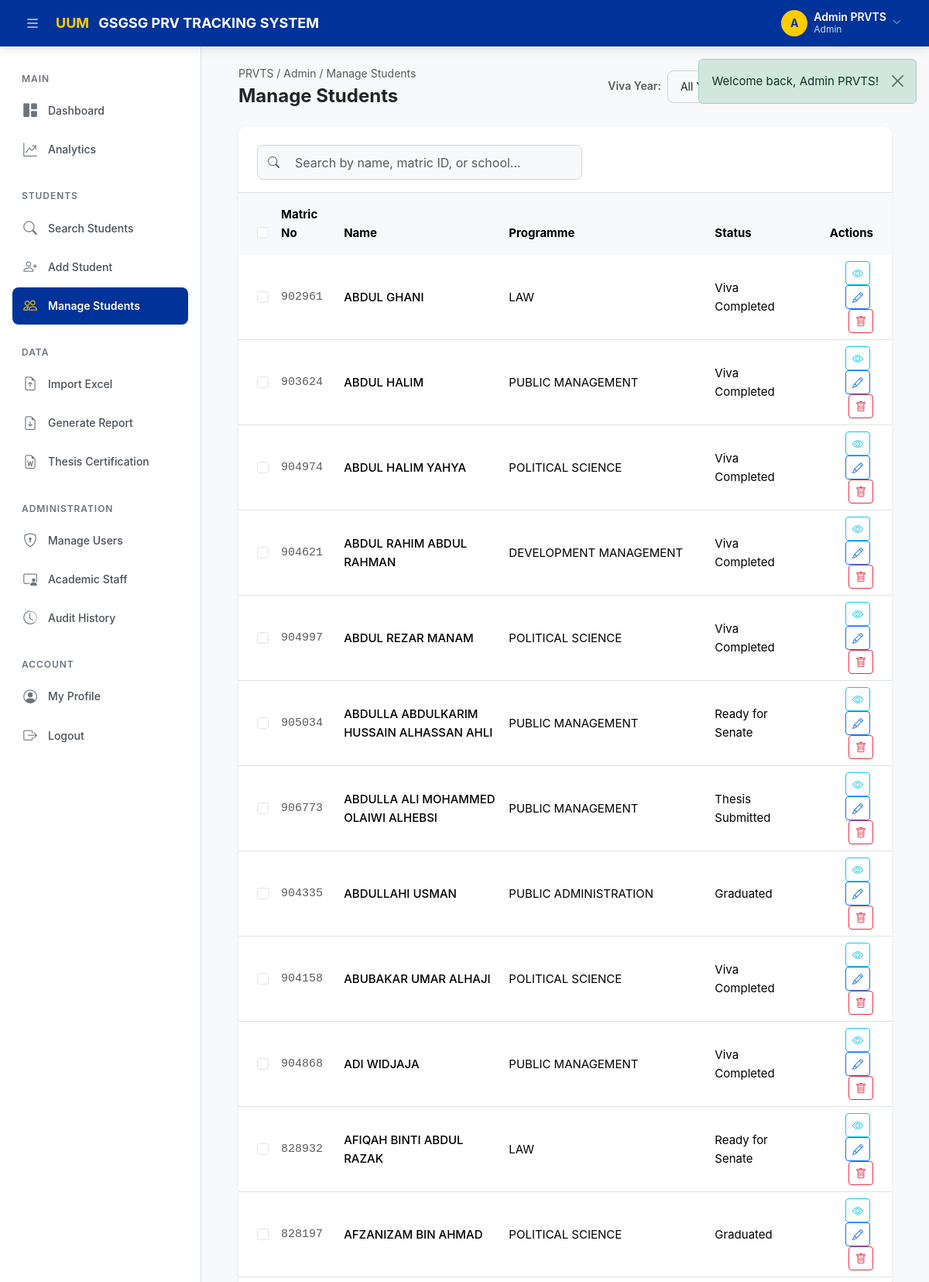
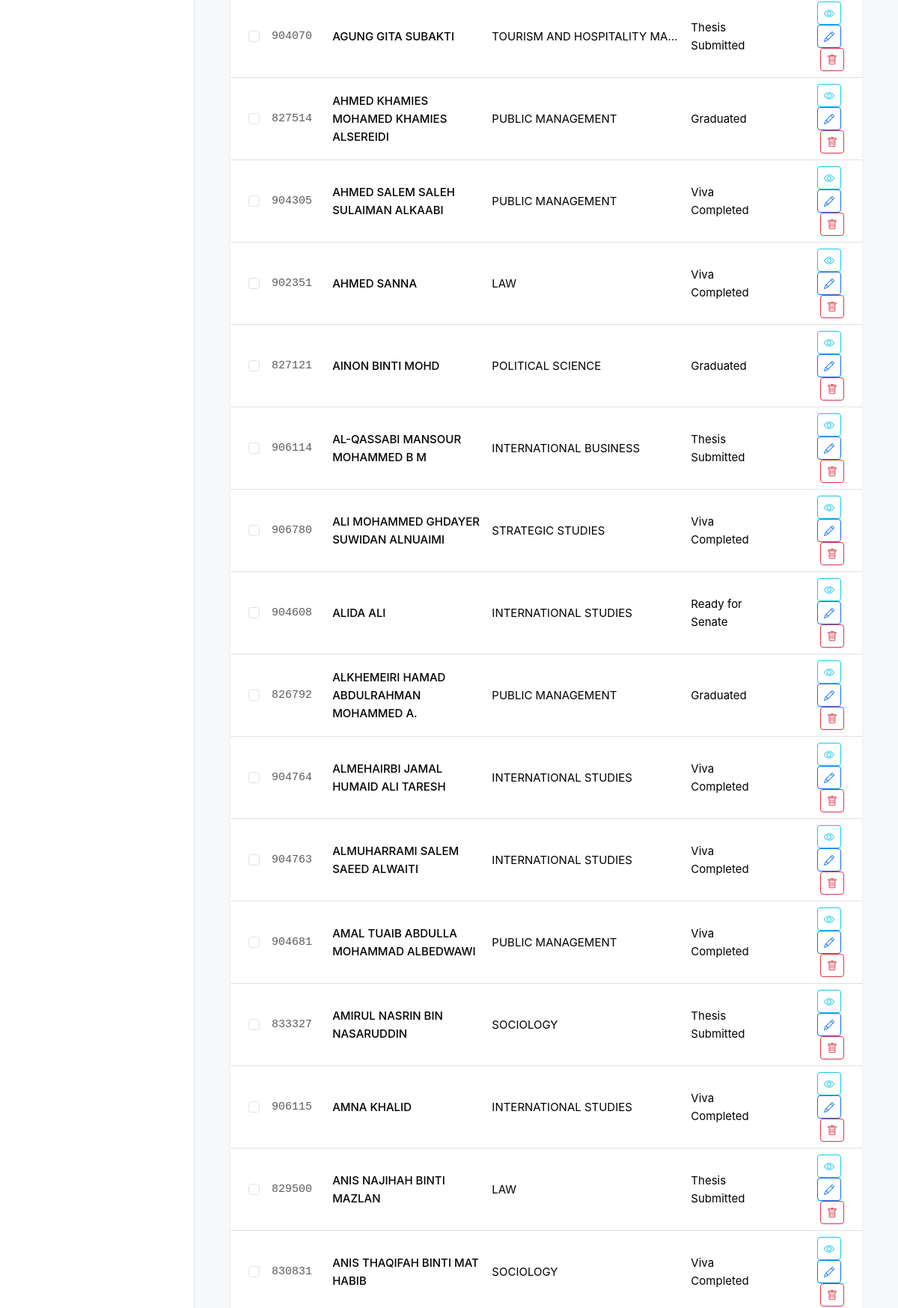
/students/manage (signed in, upper part), run on the app's committed database (2 pictures, top to bottom).
### tables this page shows
CREATE TABLE IF NOT EXISTS `students` (
    `student_id`      INT AUTO_INCREMENT PRIMARY KEY,
    `matric_no`       VARCHAR(30) NOT NULL UNIQUE,
    `name`            VARCHAR(200) NOT NULL,
    `programme`       VARCHAR(200) DEFAULT NULL,
    `school`          VARCHAR(200) DEFAULT NULL,
    `degree_level`    VARCHAR(100) NOT NULL DEFAULT 'Masters',
    `cohort`          VARCHAR(50) DEFAULT NULL,
    `its_receipt_date` DATE DEFAULT NULL,
    `thesis_title`    TEXT DEFAULT NULL,
    `research_status` ENUM(
        'Thesis Submitted',
        'Examiner Assigned',
        'Viva Scheduled',
        'Viva Completed',
        'Re-Viva',
        'Corrections Submitted',
        'Ready for Senate',
        'Graduated'
    ) NOT NULL DEFAULT 'Thesis Submitted',
    `created_at`      DATETIME NOT NULL DEFAULT CURRENT_TIMESTAMP,
    `updated_at`      DATETIME NOT NULL DEFAULT CURRENT_TIMESTAMP ON UPDATE CURRENT_TIMESTAMP,

    INDEX `idx_students_name`     (`name`),
    INDEX `idx_students_school`   (`school`),
    INDEX `idx_students_status`   (`research_status`),
    INDEX `idx_students_degree`   (`degree_level`)
);

### app/Core/Controller.php (called while the page is built, shortened)
<?php
class Controller
{
    protected function view(string $viewPath, array $data = []): void
    {
        extract($data);
        $viewFile = dirname(__DIR__) . '/Views/' . str_replace('.', '/', $viewPath) . '.php';
        require $viewFile;
    }
}

### app/Controllers/StudentController.php (called while the page is built, shortened)
<?php
class StudentController extends Controller
{
    private Student $studentModel;
    public function __construct()
    {
        $this->studentModel    = new Student();
    }
    public function manage(): void
    {
        $db = \App\Core\Database::getInstance();
        $db->query('SELECT DISTINCT YEAR(v.viva_date) AS viva_year FROM viva_records v WHERE v.viva_date IS NOT NULL ORDER BY viva_year DESC');
        $vivaYears = array_column($db->resultSet(), 'viva_year');
        $selectedYear = $_GET['year'] ?? '';
        if (!empty($selectedYear)) {
            $db->query('SELECT DISTINCT s.* FROM students s
                        INNER JOIN viva_records v ON s.student_id = v.student_id
                        WHERE YEAR(v.viva_date) = :viva_year
                        ORDER BY s.name ASC');
            $students = $db->resultSet([':viva_year' => (int)$selectedYear]);
        } else {
            $students = $this->studentModel->getAll();
        }
        $data = [
            'pageTitle'    => 'Manage Students',
            'currentPage'  => 'manage',
            'students'     => $students,
            'vivaYears'    => $vivaYears,
            'selectedYear' => $selectedYear
        ];
        $this->view('students.manage', $data);
    }
}

### app/Core/App.php (called while the page is built, shortened)
<?php
class App
{
    private Router $router;
    public function __construct()
    {
        $this->router = new Router();
    }
    private function registerRoutes(): void
    {
        $this->router->get('/login',            'AuthController', 'login');
        $this->router->post('/login',           'AuthController', 'loginPost');
        $this->router->get('/forgot-password',  'AuthController', 'forgotPassword');
        $this->router->get('/logout',           'AuthController', 'logout');
        $this->router->get('/',                     'DashboardController', 'index');
        $this->router->get('/dashboard',            'DashboardController', 'index');
        $this->router->get('/analytics',            'AnalyticsController', 'index');
        $this->router->get('/analytics/chart-data', 'AnalyticsController', 'chartData');
        $this->router->get('/search',          'SearchController', 'index');
        $this->router->get('/search/live',     'SearchController', 'liveSearch');
        $this->router->get('/student/{id}',    'StudentController', 'detail');
        $this->router->get('/students/create', 'StudentController', 'create');
        $this->router->post('/students/store', 'StudentController', 'store');
        $this->router->get('/students/manage', 'StudentController', 'manage');
        $this->router->get('/students/edit/{id}',   'StudentController', 'edit');
        $this->router->post('/students/update/{id}','StudentController', 'update');
        $this->router->post('/students/delete/{id}','StudentController', 'delete');
        $this->router->post('/students/bulk-delete', 'StudentController', 'bulkDelete');
        $this->router->post('/student/{id}/remarks', 'StudentController', 'addRemark');
        $this->router->post('/student/{id}/remarks/delete/{remarkId}', 'StudentController', 'deleteRemark');
        $this->router->get('/import',          'ImportController', 'index');
        $this->router->post('/import/upload',  'ImportController', 'upload');
        $this->router->get('/export',              'ExportController', 'index');
        $this->router->post('/export/pdf',         'ExportController', 'exportPdf');
        $this->router->post('/export/excel',       'ExportController', 'exportExcel');
        $this->router->get('/export/pdf/{id}',     'ExportController', 'exportSinglePdf');
        $this->router->get('/export/excel/{id}',   'ExportController', 'exportSingleExcel');
        $this->router->post('/export/preview',     'ExportController', 'apiPreview');
        $this->router->post('/export/custom',      'ExportController', 'exportCustom');
        $this->router->get('/docx-templates',          'DocxTemplateController', 'index');
        $this->router->post('/docx-templates/generate', 'DocxTemplateController', 'generate');
        $this->router->get('/users',               'UserController', 'manage');
        $this->router->post('/users/store',        'UserController', 'store');
        $this->router->post('/users/role/{id}',    'UserController', 'updateRole');
        $this->router->post('/users/reset-password/{id}', 'UserController', 'resetPassword');
        $this->router->post('/users/delete/{id}',  'UserController', 'delete');
        $this->router->get('/staff',                       'StaffController', 'manage');
        $this->router->post('/staff/supervisors/store',    'StaffController', 'storeSupervisor');
        $this->router->post('/staff/supervisors/update/{id}', 'StaffController', 'updateSupervisor');
        $this->router->post('/staff/supervisors/delete/{id}', 'StaffController', 'deleteSupervisor');
        $this->router->post('/staff/examiners/store',      'StaffController', 'storeExaminer');
        $this->router->post('/staff/examiners/update/{id}',   'StaffController', 'updateExaminer');
        $this->router->post('/staff/examiners/delete/{id}',   'StaffController', 'deleteExaminer');
        $this->router->post('/staff/chairpersons/store',    'StaffController', 'storeChairperson');
        $this->router->post('/staff/chairpersons/update/{id}', 'StaffController', 'updateChairperson');
        $this->router->post('/staff/chairpersons/delete/{id}', 'StaffController', 'deleteChairperson');
        $this->router->post('/staff/api/supervisors/store', 'StaffController', 'apiStoreSupervisor');
        $this->router->post('/staff/api/examiners/store',   'StaffController', 'apiStoreExaminer');
        $this->router->post('/staff/api/chairpersons/store','StaffController', 'apiStoreChairperson');
        $this->router->get('/profile',         'ProfileController', 'index');
        $this->router->post('/profile/update', 'ProfileController', 'update');
        $this->router->get('/history',             'HistoryController', 'index');
        $this->router->get('/history/detail/{id}', 'HistoryController', 'apiDetail');
    }
    public function run(): void
    {
        $uri    = $_SERVER['REQUEST_URI'] ?? '/';
        $method = $_SERVER['REQUEST_METHOD'] ?? 'GET';
        $this->router->dispatch($uri, $method);
    }
}

### public/index.php (called while the page is built, shortened)
<?php
$app = new App\Core\App();
$app->run();

### config/database.php (called while the page is built)
<?php
return [
    'host'     => $_ENV['DB_HOST'] ?? 'localhost',
    'dbname'   => $_ENV['DB_NAME'] ?? 'prvts_db',
    'username' => $_ENV['DB_USER'] ?? 'root',
    'password' => $_ENV['DB_PASS'] ?? '',
    'port'     => $_ENV['DB_PORT'] ?? '3306',
    'charset'  => 'utf8mb4',
    'options'  => [
        PDO::ATTR_ERRMODE            => PDO::ERRMODE_EXCEPTION,
        PDO::ATTR_DEFAULT_FETCH_MODE => PDO::FETCH_ASSOC,
        PDO::ATTR_EMULATE_PREPARES   => false,
    ],
];

### app/Core/Database.php (called while the page is built, shortened)
<?php
class Database
{
    private static ?Database $instance = null;
    private \PDO $pdo;
    private ?\PDOStatement $stmt = null;
    private function __construct()
    {
        $config = require dirname(__DIR__, 2) . '/config/database.php';
        $dsn = sprintf(
            'mysql:host=%s;port=%s;dbname=%s;charset=%s',
            $config['host'],
            $config['port'],
            $config['dbname'],
            $config['charset']
        );
        try {
            $this->pdo = new \PDO($dsn, $config['username'], $config['password'], $config['options']);
        } catch (\PDOException $e) {
            die('Database connection failed: ' . $e->getMessage());
        }
    }
    public static function getInstance(): self
    {
        if (self::$instance === null) {
            self::$instance = new self();
        }
        return self::$instance;
    }
    public function query(string $sql): self
    {
        $this->stmt = $this->pdo->prepare($sql);
        return $this;
    }
    public function execute(array $params = []): bool
    {
        return $this->stmt->execute();
    }
    public function resultSet(array $params = []): array
    {
        $this->execute($params);
        return $this->stmt->fetchAll();
    }
}

### app/Models/Student.php (called while the page is built, shortened)
<?php
class Student
{
    private Database $db;
    public function __construct()
    {
        $this->db = Database::getInstance();
    }
    public function getAll(): array
    {
        $this->db->query('SELECT * FROM students ORDER BY name ASC');
        return $this->db->resultSet();
    }
}

### app/Views/students/manage.php (the view, shortened to what this page needs)
<?php
$baseUrl = rtrim($_ENV['APP_URL'] ?? '', '/');
?>
<div class="page-header animate-fade-in-up">
    <div>
        <div class="breadcrumb text-muted">PRVTS / Admin / Manage Students</div>
        <h1>Manage Students</h1>
    </div>
    <div class="header-actions d-flex align-items-center gap-3">
        <div class="d-flex align-items-center gap-2">
            <label class="form-label mb-0 text-muted small text-nowrap">Viva Year:</label>
        </div>
        <a href="<?= $baseUrl ?>/students/create" class="btn btn-uum">
        </a>
    </div>
</div>
<div class="card shadow-sm border-0 animate-fade-in-up stagger-1">
    <div class="card-body p-0">
        <div class="px-4 pt-4 pb-3 border-bottom">
            <div class="position-relative" style="max-width: 420px;">
                <i class="bi bi-search position-absolute top-50 translate-middle-y text-muted" style="left: 14px;"></i>
                <input type="text" id="liveSearchInput" class="form-control ps-5" placeholder="Search by name, matric ID, or school..." autocomplete="off">
            </div>
        </div>
        <div class="table-responsive">
            <table class="table table-hover align-middle mb-0" id="manageTable">
                <thead class="table-light text-muted fw-semibold">
                    <tr>
                        <th class="ps-4 py-3 border-0" style="width: 40px;">
                            <input type="checkbox" class="form-check-input" id="selectAll" title="Select all">
                        </th>
                        <th class="py-3 border-0">Matric No</th>
                        <th class="py-3 border-0">Name</th>
                        <th class="py-3 border-0">Programme</th>
                        <th class="py-3 border-0">Status</th>
                        <th class="px-4 py-3 border-0 text-end">Actions</th>
                    </tr>
                </thead>
                <tbody>
                    <?php if (empty($students)): ?>
                        <tr>
                            <td colspan="6" class="text-center py-4 text-muted">No students found.</td>
                        </tr>
                    <?php else: ?>
                        <?php foreach($students as $s): ?>
                        <tr>
                            <td class="ps-4">
                                <input type="checkbox" class="form-check-input student-checkbox" value="<?= $s['student_id'] ?>">
                            </td>
                            <td class="font-monospace text-muted"><?= htmlspecialchars($s['matric_no']) ?></td>
                            <td class="fw-medium"><?= htmlspecialchars($s['name']) ?></td>
                            <td><div class="text-truncate" style="max-width:250px;" title="<?= htmlspecialchars($s['programme']) ?>"><?= htmlspecialchars($s['programme'] ?: '-') ?></div></td>
                            <td data-school="<?= htmlspecialchars(strtolower($s['school'] ?? '')) ?>"><?= htmlspecialchars($s['research_status']) ?></td>
                            <td class="px-4 text-end">
                                <a href="<?= $baseUrl ?>/student/<?= $s['student_id'] ?>" class="btn btn-sm btn-outline-info me-1" title="View"><i class="bi bi-eye"></i></a>
                                <a href="<?= $baseUrl ?>/students/edit/<?= $s['student_id'] ?>" class="btn btn-sm btn-outline-primary me-1" title="Edit"><i class="bi bi-pencil"></i></a>
                                <form action="<?= $baseUrl ?>/students/delete/<?= $s['student_id'] ?>" method="POST" class="d-inline" onsubmit="return confirm('Are you sure you want to delete this student? All related records will be destroyed.');">
                                    <button type="submit" class="btn btn-sm btn-outline-danger" title="Delete"><i class="bi bi-trash"></i></button>
                                </form>
                            </td>
                        </tr>
                        <?php endforeach; ?>
                    <?php endif; ?>
                </tbody>
            </table>
        </div>
    </div>
</div>

### data on the page
students: matric_no "902961", name "ABDUL GHANI", programme "LAW", research_status "Viva Completed"
students: matric_no "903624", name "ABDUL HALIM", programme "PUBLIC MANAGEMENT", research_status "Viva Completed"
students: matric_no "904974", name "ABDUL HALIM YAHYA", programme "POLITICAL SCIENCE", research_status "Viva Completed"
students: matric_no "904621", name "ABDUL RAHIM ABDUL RAHMAN", programme "DEVELOPMENT MANAGEMENT", research_status "Viva Completed"
students: matric_no "904997", name "ABDUL REZAR MANAM", programme "POLITICAL SCIENCE", research_status "Viva Completed"
students: matric_no "905034", name "ABDULLA ABDULKARIM HUSSAIN ALHASSAN AHLI", programme "PUBLIC MANAGEMENT", research_status "Ready for Senate"
students: matric_no "906773", name "ABDULLA ALI MOHAMMED OLAIWI ALHEBSI", programme "PUBLIC MANAGEMENT", research_status "Thesis Submitted"
students: matric_no "904335", name "ABDULLAHI USMAN", programme "PUBLIC ADMINISTRATION", research_status "Graduated"
students: matric_no "904158", name "ABUBAKAR UMAR ALHAJI", programme "POLITICAL SCIENCE", research_status "Viva Completed"
students: matric_no "904868", name "ADI WIDJAJA", programme "PUBLIC MANAGEMENT", research_status "Viva Completed"
students: matric_no "828932", name "AFIQAH BINTI ABDUL RAZAK", programme "LAW", research_status "Ready for Senate"
students: matric_no "828197", name "AFZANIZAM BIN AHMAD", programme "POLITICAL SCIENCE", research_status "Graduated"
students: matric_no "904070", name "AGUNG GITA SUBAKTI", programme "TOURISM AND HOSPITALITY MA…", research_status "Thesis Submitted"
students: matric_no "827514", name "AHMED KHAMIES MOHAMED KHAMIES ALSEREIDI", programme "PUBLIC MANAGEMENT", research_status "Graduated"
students: matric_no "904305", name "AHMED SALEM SALEH SULAIMAN ALKAABI", programme "PUBLIC MANAGEMENT", research_status "Viva Completed"
students: matric_no "902351", name "AHMED SANNA", programme "LAW", research_status "Viva Completed"
students: matric_no "827121", name "AINON BINTI MOHD", programme "POLITICAL SCIENCE", research_status "Graduated"
students: matric_no "906114", name "AL-QASSABI MANSOUR MOHAMMED B M", programme "INTERNATIONAL BUSINESS", research_status "Thesis Submitted"
students: matric_no "906780", name "ALI MOHAMMED GHDAYER SUWIDAN ALNUAIMI", programme "STRATEGIC STUDIES", research_status "Viva Completed"
students: matric_no "904608", name "ALIDA ALI", programme "INTERNATIONAL STUDIES", research_status "Ready for Senate"
students: matric_no "826792", name "ALKHEMEIRI HAMAD ABDULRAHMAN MOHAMMED A.", programme "PUBLIC MANAGEMENT", research_status "Graduated"
students: matric_no "904764", name "ALMEHAIRBI JAMAL HUMAID ALI TARESH", programme "INTERNATIONAL STUDIES", research_status "Viva Completed"
students: matric_no "904763", name "ALMUHARRAMI SALEM SAEED ALWAITI", programme "INTERNATIONAL STUDIES", research_status "Viva Completed"
students: matric_no "904681", name "AMAL TUAIB ABDULLA MOHAMMAD ALBEDWAWI", programme "PUBLIC MANAGEMENT", research_status "Viva Completed"
students: matric_no "833327", name "AMIRUL NASRIN BIN NASARUDDIN", programme "SOCIOLOGY", research_status "Thesis Submitted"
students: matric_no "906115", name "AMNA KHALID", programme "INTERNATIONAL STUDIES", research_status "Viva Completed"
students: matric_no "829500", name "ANIS NAJIHAH BINTI MAZLAN", programme "LAW", research_status "Thesis Submitted"
students: matric_no "830831", name "ANIS THAQIFAH BINTI MAT HABIB", programme "SOCIOLOGY", research_status "Viva Completed"

### other printed values
$initials "A"
$userName "Admin PRVTS"
$userRole "Admin"
strip_tags($flash['message'], '<strong><em><b><i><br><span>') "Welcome back, Admin PRVTS!"
